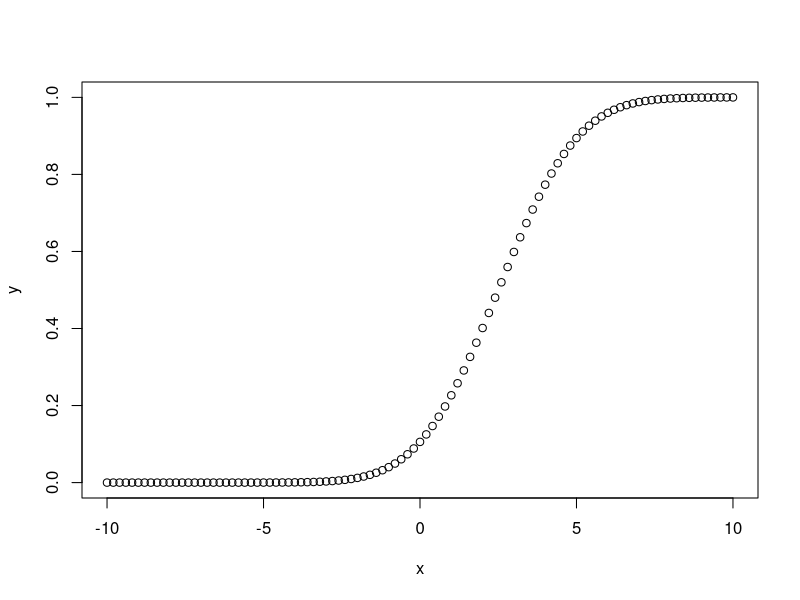

The R source for this figure:
#PNORM#

# Create a sequence of numbers between -10 and 10 incrementing by 0.2.
x <- seq(-10,10,by = .2)
# Choose the mean as 2.5 and standard deviation as 2. 

y <- pnorm(x, mean = 2.5, sd = 2)

# Give the chart file a name.

png(file = "C:/Users/mamid/Downloads/pnorm.png")
# Plot the graph.
plot(x,y)
# Save the file.
#dev.off()